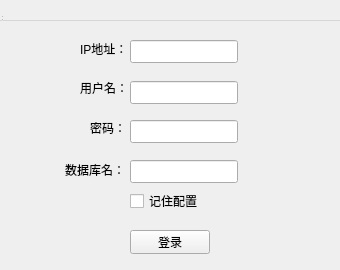
<?xml version="1.0" encoding="UTF-8"?>
<ui version="4.0">
 <class>LoginWindow</class>
 <widget class="LoginWindow" name="LoginWindow">
  <property name="geometry">
   <rect>
    <x>0</x>
    <y>0</y>
    <width>340</width>
    <height>270</height>
   </rect>
  </property>
  <property name="windowTitle">
   <string>LoginWindow</string>
  </property>
  <widget class="QWidget" name="centralwidget" native="true">
   <property name="geometry">
    <rect>
     <x>0</x>
     <y>0</y>
     <width>341</width>
     <height>271</height>
    </rect>
   </property>
   <widget class="QPushButton" name="LoginButton">
    <property name="geometry">
     <rect>
      <x>130</x>
      <y>230</y>
      <width>80</width>
      <height>24</height>
     </rect>
    </property>
    <property name="text">
     <string>登录</string>
    </property>
   </widget>
   <widget class="QLineEdit" name="IPEdit">
    <property name="geometry">
     <rect>
      <x>130</x>
      <y>40</y>
      <width>108</width>
      <height>23</height>
     </rect>
    </property>
    <property name="inputMethodHints">
     <set>Qt::ImhNone</set>
    </property>
   </widget>
   <widget class="QLineEdit" name="UserEdit">
    <property name="geometry">
     <rect>
      <x>130</x>
      <y>81</y>
      <width>108</width>
      <height>23</height>
     </rect>
    </property>
   </widget>
   <widget class="QLabel" name="label">
    <property name="geometry">
     <rect>
      <x>80</x>
      <y>41</y>
      <width>47</width>
      <height>16</height>
     </rect>
    </property>
    <property name="text">
     <string>IP地址：</string>
    </property>
   </widget>
   <widget class="QLabel" name="label_2">
    <property name="geometry">
     <rect>
      <x>80</x>
      <y>80</y>
      <width>48</width>
      <height>16</height>
     </rect>
    </property>
    <property name="text">
     <string>用户名：</string>
    </property>
   </widget>
   <widget class="QLabel" name="label_3">
    <property name="geometry">
     <rect>
      <x>90</x>
      <y>120</y>
      <width>36</width>
      <height>16</height>
     </rect>
    </property>
    <property name="text">
     <string>密码：</string>
    </property>
   </widget>
   <widget class="QLineEdit" name="PasswordEdit">
    <property name="geometry">
     <rect>
      <x>130</x>
      <y>120</y>
      <width>108</width>
      <height>23</height>
     </rect>
    </property>
   </widget>
   <widget class="QCheckBox" name="checkBox">
    <property name="geometry">
     <rect>
      <x>130</x>
      <y>190</y>
      <width>82</width>
      <height>22</height>
     </rect>
    </property>
    <property name="text">
     <string>记住配置</string>
    </property>
   </widget>
   <widget class="QLineEdit" name="TableEdit">
    <property name="geometry">
     <rect>
      <x>130</x>
      <y>160</y>
      <width>108</width>
      <height>23</height>
     </rect>
    </property>
   </widget>
   <widget class="QLabel" name="label_4">
    <property name="geometry">
     <rect>
      <x>65</x>
      <y>160</y>
      <width>61</width>
      <height>20</height>
     </rect>
    </property>
    <property name="text">
     <string>数据库名：</string>
    </property>
   </widget>
  </widget>
  <widget class="QMenuBar" name="menubar">
   <property name="geometry">
    <rect>
     <x>0</x>
     <y>0</y>
     <width>340</width>
     <height>21</height>
    </rect>
   </property>
  </widget>
  <widget class="QStatusBar" name="statusbar">
   <property name="geometry">
    <rect>
     <x>0</x>
     <y>0</y>
     <width>3</width>
     <height>22</height>
    </rect>
   </property>
  </widget>
 </widget>
 <customwidgets>
  <customwidget>
   <class>LoginWindow</class>
   <extends>QWidget</extends>
   <header>loginwindow.h</header>
   <container>1</container>
  </customwidget>
 </customwidgets>
 <resources/>
 <connections/>
</ui>
